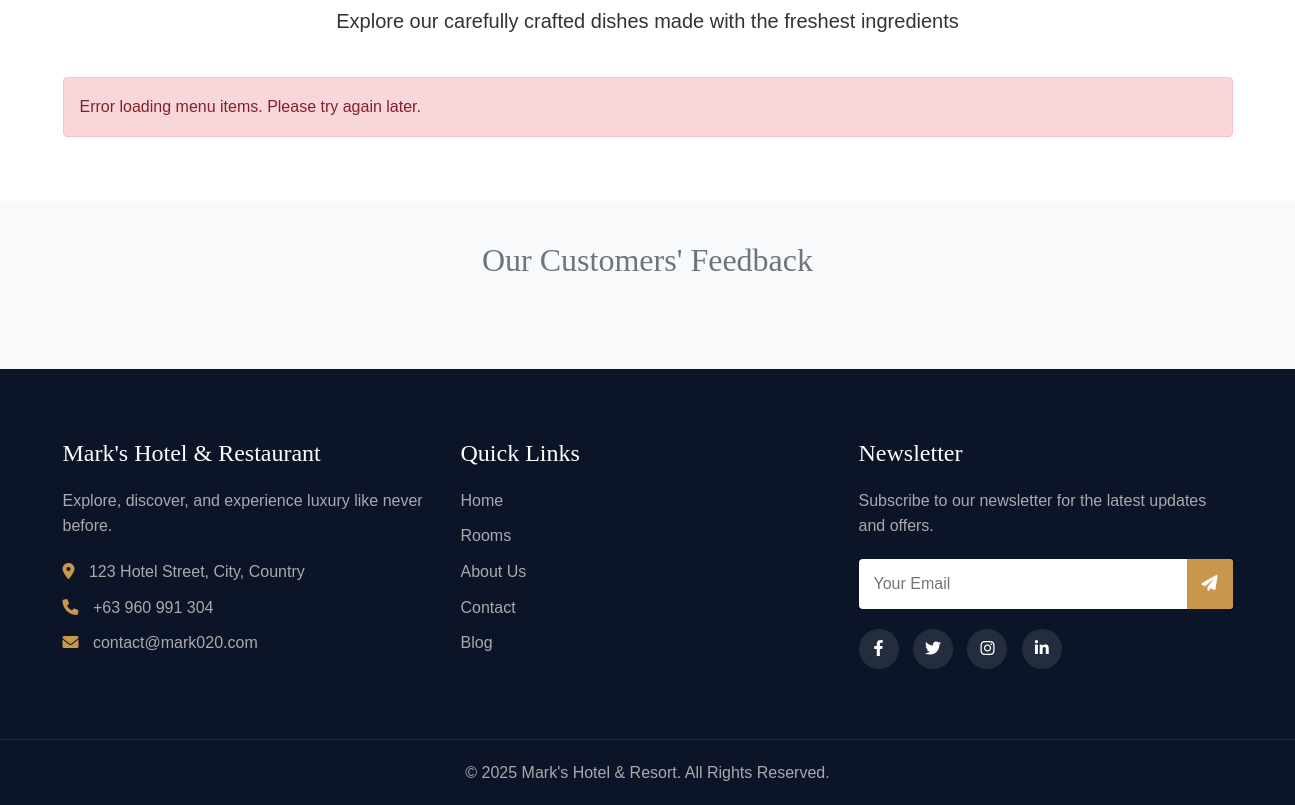
The page /public/home.php (signed in, lower part) on the database as committed earlier.
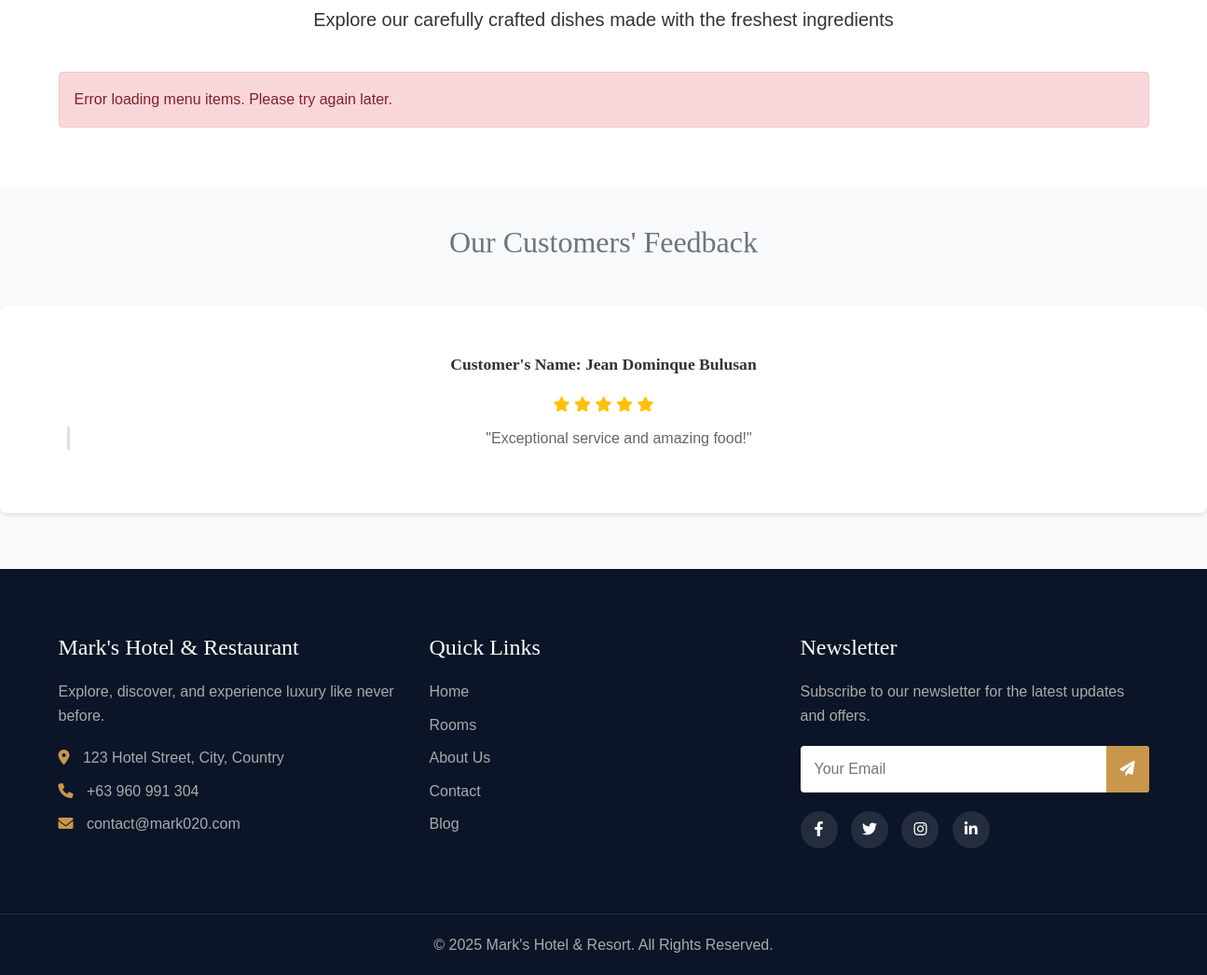
The same page on the database as committed later.
### tables this page shows
CREATE TABLE `reviews` (
  `review_id` int(11) NOT NULL,
  `user_id` int(11) DEFAULT NULL,
  `review_text` text DEFAULT NULL,
  `rating` int(11) DEFAULT NULL CHECK (`rating` >= 1 and `rating` <= 5),
  `created_at` timestamp NOT NULL DEFAULT current_timestamp()
);

CREATE TABLE `users` (
  `user_id` int(11) NOT NULL,
  `name` varchar(255) NOT NULL,
  `address` varchar(50) NOT NULL,
  `email` varchar(50) NOT NULL,
  `password` varchar(50) NOT NULL,
  `role` varchar(20) DEFAULT NULL,
  `phone` tinytext DEFAULT NULL
);

### public/home.php (the view, shortened to what this page needs)
<?php
include '../components/config.php';
$query = "SELECT r.review_text, r.rating, u.name FROM reviews r
          JOIN users u ON r.user_id = u.user_id
          ORDER BY r.created_at DESC
          LIMIT 10";
$result = mysqli_query($con, $query);
?>
<!DOCTYPE html>
<html lang="en">
<head>
    <link href="https://cdn.jsdelivr.net/npm/bootstrap@5.0.2/dist/css/bootstrap.min.css" rel="stylesheet">
    <link rel="stylesheet" href="https://cdnjs.cloudflare.com/ajax/libs/font-awesome/6.0.0-beta3/css/all.min.css" />
    <link rel="stylesheet" href="../css/customAdminHeader.css">
    <link rel="stylesheet" href="../css/clientNavbar.css">
    <link rel="stylesheet" href="../css/home.css">
    <link rel="stylesheet" href="https://unpkg.com/swiper/swiper-bundle.min.css">
    <link rel="stylesheet" href="../css/animation.css">
    <link rel="stylesheet" href="../css/reviews.css">
</head>
<body>
    <div class="container my-5">
        <div class="row mb-4">
            <div class="col-12 text-center">
                <p class="lead">Explore our carefully crafted dishes made with the freshest ingredients</p>
            </div>
        </div>
        <div id="menuContainer" class="row g-4">
        </div>
    </div>
    <div class="container-fluid p-0">
        <section class="review-section">
            <div class="container">
                <h2 class="text-center text-muted section-title">Our Customers' Feedback</h2>
            </div>
            <div id="reviewCarousel" class="carousel slide" data-bs-ride="carousel" data-bs-interval="2000">
                <div class="carousel-inner">
                    <?php
                    $isFirst = true;
                    while ($row = mysqli_fetch_assoc($result)):
                    ?>
                    <div class="carousel-item <?php if ($isFirst) { echo 'active'; $isFirst = false; } ?>">
                        <div class="review-card">
                            <div class="card-body text-center">
                                <h4 class="reviewer-name">Customer's Name: <?php echo htmlspecialchars($row['name']); ?></h4>
                                <div class="stars">
                                    <?php for ($i = 0; $i < $row['rating']; $i++): ?>
                                    <i class="fas fa-star"></i>
                                    <?php endfor; ?>
                                </div>
                                <p class="review-text">"<?php echo htmlspecialchars($row['review_text']); ?>"</p>
                            </div>
                        </div>
                    </div>
                    <?php endwhile; ?>
                </div>
            </div>
        </section>
    </div>
    <?php include '../components/footer.php'; ?>
</body>
</html>

Rows that differ between the two databases and show on the page:
added reviews: user.name "Jean Dominque Bulusan", rating 5 (drawn), review_text "Exceptional service and amazing food!"
